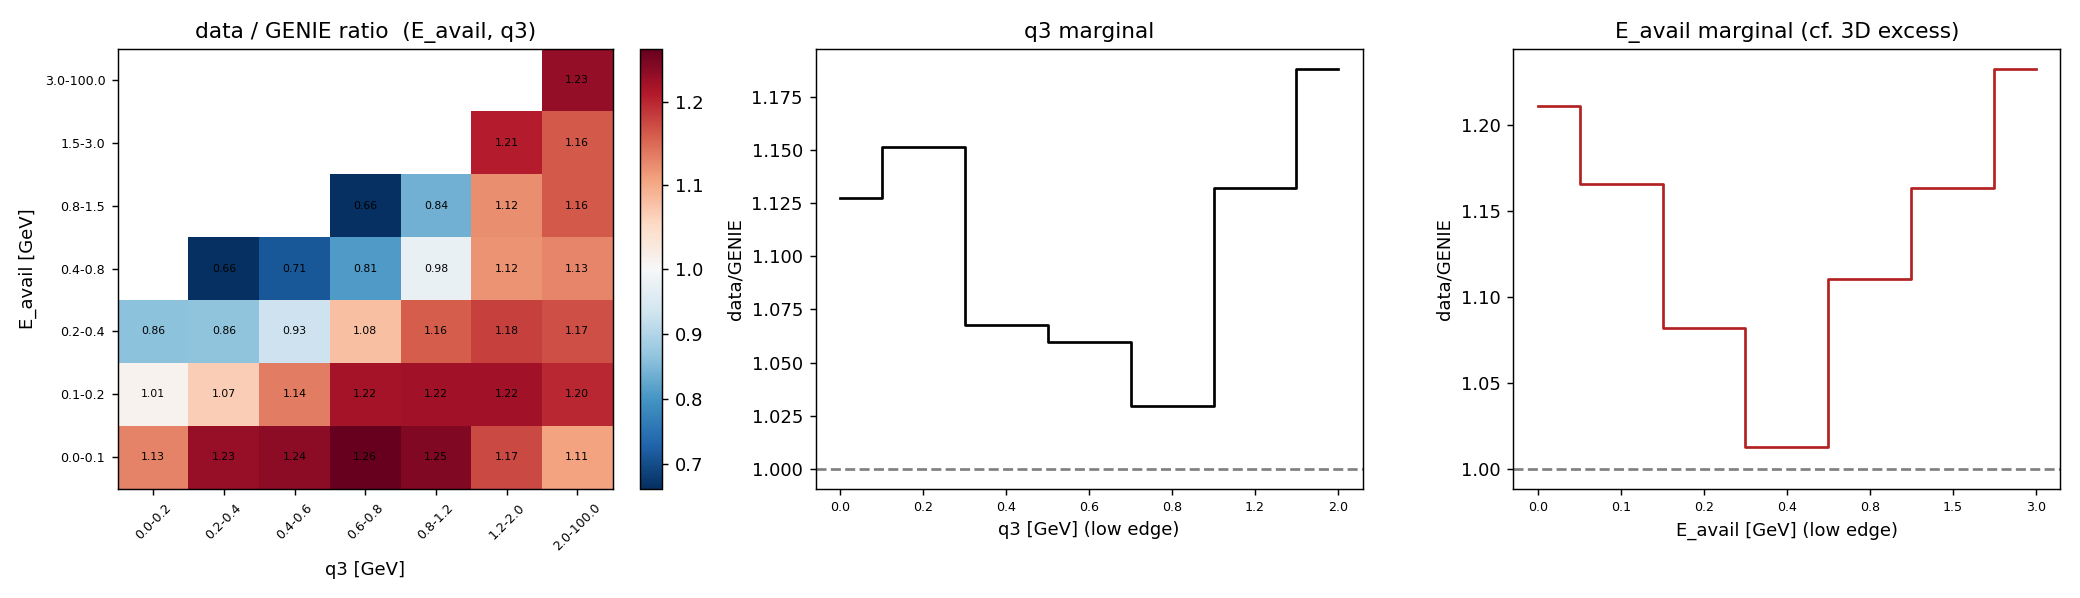

The script that saved this image:
#!/usr/bin/env python3
"""Project the (E_avail, q3) double-differential data/GENIE ratio from the 4D CV.

The 4D driver saves the unfolded counts (hUnfoldND) but not the GENIE prior. The
prior numerator is prior_nd = histnd(truth-pass kinematics, w_truth); the unfolded
numerator is unfold_nd = histnd(truth-pass, step2_w*w_truth). Their ratio cancels
efficiency (completeness), flux, POT and nucleon normalization -> it is exactly the
bin-by-bin data/GENIE pull (the "excess"). We recompute prior_nd from the merged 4D
omnifile (matching the saved hUnfoldND's POT scaling), divide, and marginalize to
(E_avail, q3), q3, and E_avail. No frozen product is touched; outputs are new files.

Opt-in (note figure style, group C family 5): --omni, --cv and --out name the inputs and the output (their defaults are
the paths this script always used); --dump-arrays FILE.npz writes every drawn value after the read; --from-arrays
FILE.npz draws from such a dump (no RDataFrame; --print-style draws in the note's print style, note_print_style, at
the printed width; the module still imports the drivers for the grid, which import ROOT).
With no option, the figure is drawn as before.
"""

import sys as _sys, pathlib as _pathlib
for _a in _pathlib.Path(__file__).resolve().parents:
    if (_a / 'technote_style.py').exists():
        _sys.path.insert(0, str(_a)); break
import technote_style  # noqa: E402  (no titles + consistent colours)

import os
import sys
import numpy as np
import argparse

_REPO = "/pscratch/sd/j/josephrb/MINERvA-OmniFold"
# OI-136: root derived from __file__, never the hardcoded cluster root
_CODE_ROOT = os.path.dirname(os.path.dirname(os.path.abspath(__file__)))
for p in (os.path.join(_CODE_ROOT, "2d-unfolding"), os.path.join(_CODE_ROOT, "nd-unfolding")):
    if p not in sys.path:
        sys.path.insert(0, p)
import unfold_2d_omnifold_unbinned as u2d
import unfold_nd_omnifold_unbinned as und

OMNI = f"{_REPO}/nd-unfolding/runEventLoopOmniFold_4D_MEFHC.root"
CV = f"{_REPO}/nd-unfolding/products/4d/xsec_4d_MEFHC_5iter_lgbm.root"

pt_e = np.asarray(u2d.PT_EDGES, float); pz_e = np.asarray(u2d.PZ_EDGES, float)
ea_e = np.asarray(und.EXTRA_AXES["eavail"]["edges"], float)
q3_e = np.asarray(und.EXTRA_AXES["q3"]["edges"], float)
edges = [pt_e, pz_e, ea_e, q3_e]
shape = tuple(len(e) - 1 for e in edges)
THMAX = u2d.MAX_MUON_THETA_RAD

def _print_style(depth):
    """note_print_style from the repository root, applied (the paper's rcParams); returned for its figsize()."""
    import sys as _s
    from pathlib import Path as _P
    _r = _P(__file__).resolve().parents[depth]
    if str(_r) not in _s.path:
        _s.path.insert(0, str(_r))
    import note_print_style as _nps
    _nps.apply()
    return _nps


def fill(omni, cv):
    """The prior and unfolded 4D counts, their ratio and its marginals: everything the figure draws."""
    import ROOT
    # ---- GENIE prior numerator from the omnifile (truth-pass, w_truth, POT-scaled) ----
    f = ROOT.TFile.Open(omni)
    data_pot, mc_pot, pot_scale = u2d.get_pot_scales(f)
    f.Close()
    print(f"[pot] data={data_pot:.4e} mc={mc_pot:.4e} scale={pot_scale:.4e}")

    ROOT.EnableImplicitMT()
    df = ROOT.RDataFrame("mc_signal_reco", omni)
    cols = df.AsNumpy(["MC", "MC_pz", "MC_eavail", "MC_q3", "w_truth"])
    pt = np.asarray(cols["MC"], float); pz = np.asarray(cols["MC_pz"], float)
    ea = np.asarray(cols["MC_eavail"], float); q3 = np.asarray(cols["MC_q3"], float)
    wt = np.asarray(cols["w_truth"], float) * pot_scale

    fin = np.isfinite(pt) & np.isfinite(pz)
    m = fin & (pt >= pt_e[0]) & (pt <= pt_e[-1]) & (pz >= pz_e[0]) & (pz <= pz_e[-1])
    m &= (np.arctan2(np.where(fin, pt, 0.0), np.where(fin, pz, 1.0)) < THMAX)
    print(f"[sel] truth-pass {m.sum()}/{m.size}")

    prior_nd, _ = np.histogramdd(np.column_stack([pt[m], pz[m], ea[m], q3[m]]),
                                 bins=edges, weights=wt[m])

    # ---- unfolded counts (saved) ----
    fc = ROOT.TFile.Open(cv)
    h = fc.Get("hUnfoldND_flat")
    unfold_flat = np.array([h.GetBinContent(i + 1) for i in range(h.GetNbinsX())])
    fc.Close()
    unfold_nd = unfold_flat.reshape(shape, order="C")
    print(f"[norm] sum unfold={unfold_nd.sum():.4e} sum prior={prior_nd.sum():.4e} "
          f"integrated data/GENIE={unfold_nd.sum()/prior_nd.sum():.4f}")


    def marg(a, keep):  # sum over all axes except those in keep
        drop = tuple(i for i in range(4) if i not in keep)
        return a.sum(axis=drop)


    # (E_avail, q3) double-differential ratio
    u_eq = marg(unfold_nd, (2, 3)); p_eq = marg(prior_nd, (2, 3))
    ratio_eq = np.full_like(u_eq, np.nan); nz = p_eq > 0; ratio_eq[nz] = u_eq[nz] / p_eq[nz]
    # 1D q3 and E_avail
    u_q3 = marg(unfold_nd, (3,)); p_q3 = marg(prior_nd, (3,)); r_q3 = u_q3 / p_q3
    u_ea = marg(unfold_nd, (2,)); p_ea = marg(prior_nd, (2,)); r_ea = u_ea / p_ea

    np.set_printoptions(precision=3, suppress=True)
    print("\n=== data/GENIE ratio in (E_avail rows x q3 cols) ===")
    print("E_avail edges:", ea_e.tolist())
    print("q3 edges     :", q3_e.tolist())
    print(ratio_eq)
    print("\n=== q3 marginal data/GENIE ===");   print(np.column_stack([q3_e[:-1], q3_e[1:], r_q3]))
    print("\n=== E_avail marginal data/GENIE ==="); print(np.column_stack([ea_e[:-1], ea_e[1:], r_ea]))
    return {"ratio_eq": ratio_eq, "r_q3": r_q3, "r_ea": r_ea, "q3_e": q3_e, "ea_e": ea_e}


def draw(arr, out, print_style=False):
    ratio_eq, r_q3, r_ea, q3_e, ea_e = (arr[k] for k in ("ratio_eq", "r_q3", "r_ea", "q3_e", "ea_e"))
    import matplotlib
    matplotlib.use("Agg")
    import matplotlib.pyplot as plt
    from matplotlib.colors import TwoSlopeNorm

    nps = _print_style(1) if print_style else None
    if print_style:  # the heat map's cell values need the width at the printed size
        fig, ax = plt.subplots(1, 3, figsize=nps.figsize(0.99, 0.42), gridspec_kw={"width_ratios": [2.1, 1, 1]})
    else:
        fig, ax = plt.subplots(1, 3, figsize=(16, 4.6))
    # panel 1: 2D ratio heatmap (cap q3/eavail axes at the last finite edge for labels)
    disp = ratio_eq.copy()
    radius = np.nanmax(np.abs(disp - 1.0))
    im = ax[0].imshow(disp, origin="lower", aspect="auto", cmap="RdBu_r",
                      norm=TwoSlopeNorm(vcenter=1.0, vmin=1.0 - radius, vmax=1.0 + radius))
    ax[0].set_xticks(range(len(q3_e) - 1)); ax[0].set_yticks(range(len(ea_e) - 1))
    ax[0].set_xticklabels([f"{q3_e[i]:.1f}-{q3_e[i+1]:.1f}" for i in range(len(q3_e) - 1)], rotation=45, fontsize=7)
    ax[0].set_yticklabels([f"{ea_e[i]:.1f}-{ea_e[i+1]:.1f}" for i in range(len(ea_e) - 1)], fontsize=7)
    ax[0].set_xlabel("q3 [GeV]"); ax[0].set_ylabel("E_avail [GeV]")
    ax[0].set_title("data / GENIE ratio  (E_avail, q3)")
    for (r, c), v in np.ndenumerate(disp):
        if np.isfinite(v):
            ax[0].text(c, r, f"{v:.2f}", ha="center", va="center", fontsize=5.5 if print_style else 6)
    fig.colorbar(im, ax=ax[0], fraction=0.046)
    # panel 2: q3 marginal
    xc = 0.5 * (q3_e[:-1] + q3_e[1:]); xc[-1] = q3_e[-2] + 0.3
    ax[1].step(range(len(r_q3)), r_q3, where="mid", color="k")
    ax[1].axhline(1.0, ls="--", color="grey")
    ax[1].set_xticks(range(len(r_q3)))
    ax[1].set_xticklabels([f"{q3_e[i]:.1f}" for i in range(len(q3_e) - 1)], fontsize=7)
    ax[1].set_xlabel("q3 [GeV] (low edge)"); ax[1].set_ylabel("data/GENIE"); ax[1].set_title("q3 marginal")
    # panel 3: eavail marginal
    ax[2].step(range(len(r_ea)), r_ea, where="mid", color="firebrick")
    ax[2].axhline(1.0, ls="--", color="grey")
    ax[2].set_xticks(range(len(r_ea)))
    ax[2].set_xticklabels([f"{ea_e[i]:.1f}" for i in range(len(ea_e) - 1)], fontsize=7)
    ax[2].set_xlabel("E_avail [GeV] (low edge)"); ax[2].set_ylabel("data/GENIE")
    ax[2].set_title("E_avail marginal (cf. 3D excess)")
    technote_style.minerva_tag(ax[0])
    if print_style:  # the marginals' low-edge tick labels, rotated as the heat map's are, so they do not run together
        for A in ax[1:]:
            plt.setp(A.get_xticklabels(), rotation=45, ha="right")
    fig.tight_layout(rect=(0, 0, 0.93, 1) if print_style else None)
    fig.savefig(out, dpi=130)
    print(f"\n[wrote] {out}")


def main():
    ap = argparse.ArgumentParser(description=__doc__, formatter_class=argparse.RawDescriptionHelpFormatter)
    ap.add_argument("--omni", default=OMNI, help="the merged 4D omnifile (default: the path this script always read)")
    ap.add_argument("--cv", default=CV, help="the 4D CV product (default: the path this script always read)")
    ap.add_argument("--out", default=f"{_REPO}/nd-unfolding/q3_excess_projection.png")
    ap.add_argument("--dump-arrays", default=None, help="write every drawn value to this .npz after the read")
    ap.add_argument("--from-arrays", default=None, help="draw from this .npz (no RDataFrame)")
    ap.add_argument("--print-style", action="store_true", help="draw in the note's print style")
    args = ap.parse_args()
    if args.from_arrays:
        with np.load(args.from_arrays) as z:
            arr = {k: z[k] for k in z.files}
    else:
        arr = fill(args.omni, args.cv)
        if args.dump_arrays:
            np.savez(args.dump_arrays, **arr)
    draw(arr, args.out, args.print_style)


if __name__ == "__main__":
    main()
